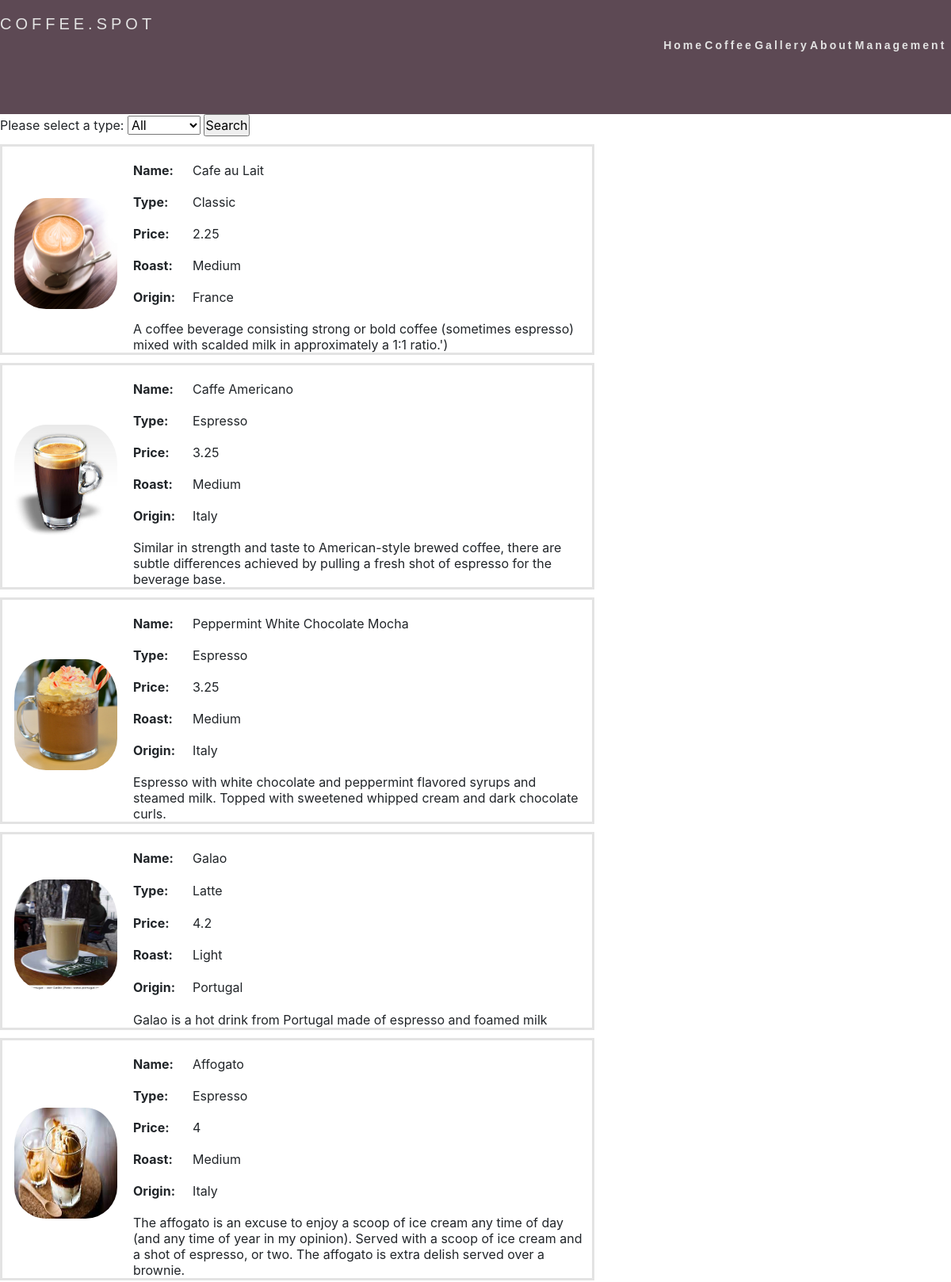
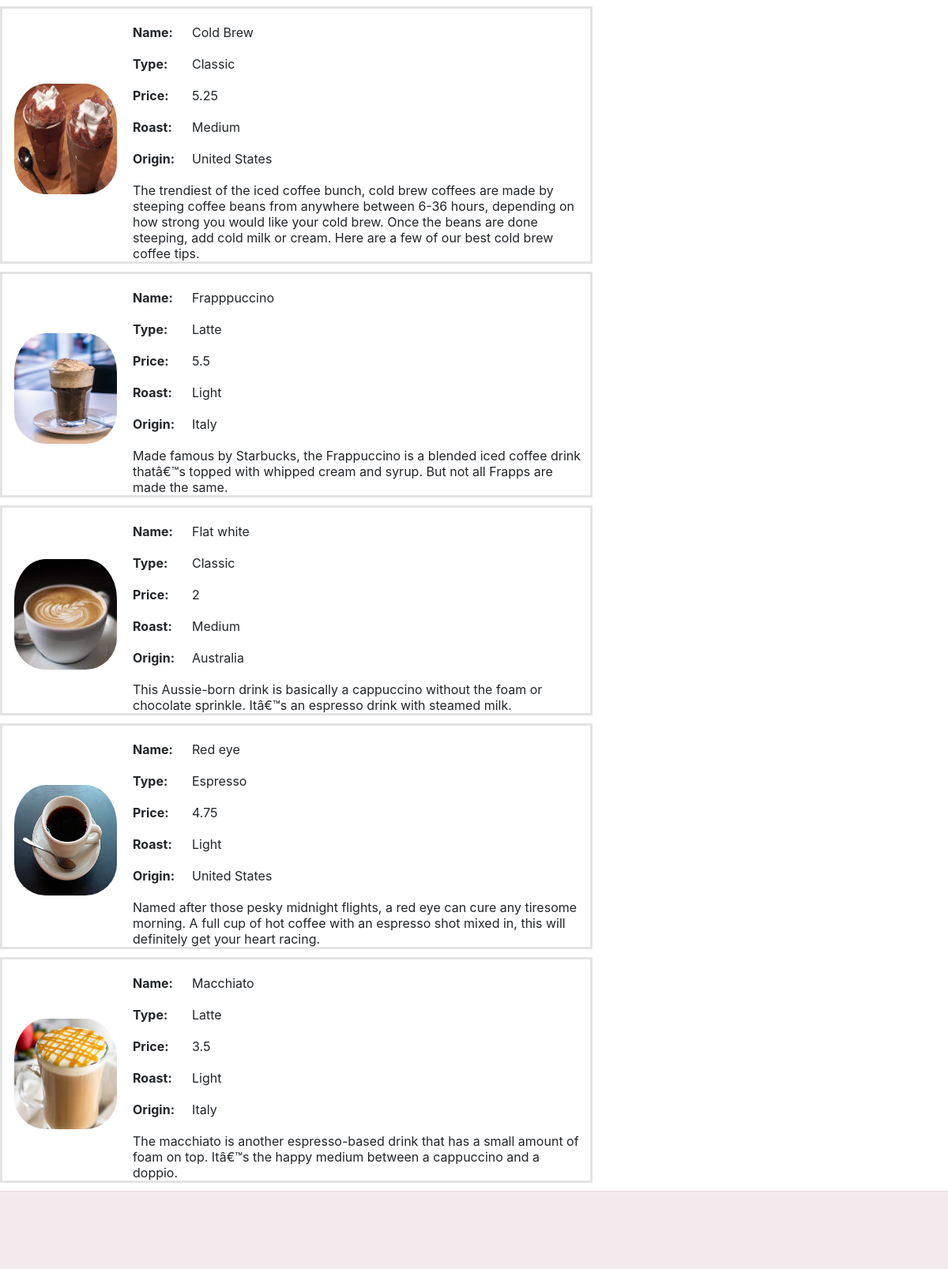
/Coffee.php (upper part), run on the app's committed database (2 pictures, top to bottom).
### tables this page shows
CREATE TABLE `coffee` (
  `id` int(11) NOT NULL,
  `name` varchar(255) DEFAULT NULL,
  `type` varchar(255) DEFAULT NULL,
  `price` double DEFAULT NULL,
  `roast` varchar(255) DEFAULT NULL,
  `country` varchar(255) DEFAULT NULL,
  `image` varchar(255) DEFAULT NULL,
  `review` text DEFAULT NULL
);

### Coffee.php (called while the page is built, shortened)
<?php
require 'CoffeeController.php';
$coffeeController = new CoffeeController();
if(isset($_POST['types']))
{
    $coffeeTables = $coffeeController->CreateCoffeeTables($_POST['types']);
}
else
{
    $coffeeTables = $coffeeController->CreateCoffeeTables('%');
}
$content = $coffeeController->CreateCoffeeDropdownList(). $coffeeTables;
include 'template.php';
?>

### Credentials.php (called while the page is built, shortened)
<?php
$database = "coffeedb";

### CoffeeModel.php (called while the page is built, shortened)
<?php
require ("CoffeeEntity.php");
class CoffeeModel {
    function GetCoffeeTypes() {
        require 'Credentials.php';
        $link=mysqli_connect($host, $user, $passwd) or die(mysqli_error());
        mysqli_select_db($link,$database);
        $result = mysqli_query($link,"SELECT DISTINCT type FROM coffee") or die(mysqli_error($link));
        $types = array();
        while ($row = mysqli_fetch_array($result)) {
            array_push($types, $row[0]);
        }
        return $types;
    }
    function GetCoffeeByType($type) {
        require 'Credentials.php';
        $link=mysqli_connect($host, $user, $passwd) or die(mysqli_error());
        mysqli_select_db($link,$database);
        $query = "SELECT * FROM coffee WHERE type LIKE '$type'";
        $result = mysqli_query($link,$query) or die(mysqli_error($link));
        $coffeeArray = array();
        while ($row = mysqli_fetch_array($result)) {
            $id=$row[0];
            $name = $row[1];
            $type = $row[2];
            $price = $row[3];
            $roast = $row[4];
            $country = $row[5];
            $image = $row[6];
            $review = $row[7];
            $coffee = new CoffeeEntity($id, $name, $type, $price, $roast, $country, $image, $review);
            array_push($coffeeArray, $coffee);
        }
        return $coffeeArray;
    }
}

### CoffeeEntity.php (called while the page is built, shortened)
<?php
class coffeeEntity
{
    public function __construct($id, $name, $type, $price, $roast, $country, $image, $review)
    {
        $this->name = $name;
        $this->type = $type;
        $this->price = $price;
        $this->roast = $roast;
        $this->country = $country;
        $this->image = $image;
        $this->review = $review;
    }
}

### CoffeeController.php (the view, shortened to what this page needs)
<?php
require ("CoffeeModel.php");
class CoffeeController {
    function CreateCoffeeDropdownList() {
        $coffeeModel = new CoffeeModel();
        $result = "<form action = '' method = 'post' width = '200px'>
                    Please select a type:
                    <select name = 'types' >
                        <option value = '%' >All</option>
                        " . $this->CreateOptionValues($coffeeModel->GetCoffeeTypes()) .
            "</select>
                     <input type = 'submit' value = 'Search' />
                    </form>";
        return $result;
    }
    function CreateOptionValues(array $valueArray) {
        $result = "";
        foreach ($valueArray as $value) {
            $result = $result . "<option value='$value'>$value</option>";
        }
        return $result;
    }
    function CreateCoffeeTables($types)
    {
        $coffeeModel = new CoffeeModel();
        $coffeeArray = $coffeeModel->GetCoffeeByType($types);
        $result = "";
        foreach ($coffeeArray as $key => $coffee)
        {
            $result = $result .
                "<table class = 'coffeeTable  '>
                        <tr>
                            <th rowspan='6' width = '150px' ><img runat = 'server' src = '$coffee->image' /></th>
                            <th width = '75px' >Name: </th>
                            <td>$coffee->name</td>
                        </tr>
                        <tr>
                            <th>Type: </th>
                            <td>$coffee->type</td>
                        </tr>
                        <tr>
                            <th>Price: </th>
                            <td>$coffee->price</td>
                        </tr>
                        <tr>
                            <th>Roast: </th>
                            <td>$coffee->roast</td>
                        </tr>
                        <tr>
                            <th>Origin: </th>
                            <td>$coffee->country</td>
                        </tr>
                        <tr>
                            <td colspan='2' >$coffee->review</td>
                        </tr>
                     </table>";
        }
        return $result;
    }
}

### template.php (shortened to what this page needs)
<!doctype html>
<html lang="en">
<head>
    <link rel="stylesheet" href="styles.css">
    <link rel="stylesheet" href="bootstrap.min.css">
    <link rel="stylesheet" href="https://cdnjs.cloudflare.com/ajax/libs/font-awesome/4.7.0/css/font-awesome.min.css">
    <link rel="stylesheet" href="styles.css">
    <link rel="stylesheet" href="bootstrap.min.css">
    <link rel="stylesheet" href="https://cdnjs.cloudflare.com/ajax/libs/font-awesome/4.7.0/css/font-awesome.min.css">
    <link rel="stylesheet" href="https://cdnjs.cloudflare.com/ajax/libs/font-awesome/4.7.0/css/font-awesome.min.css">
</head>
<body>
    <nav>
        <div class="logo">Coffee.spot</div>
        <ul class="nav-links ">
            <li><a href="index.php">Home</a></li>
            <li><a href="Coffee.php">Coffee</a></li>
            <li><a href="Gallery.php">Gallery</a></li>
            <li><a href="About.php">About</a></li>
            <li><a href="Management.php">Management</a></li>
        </ul>
    </nav>
    <div class="content_area ">
        <?php echo $content; ?>
    </div>
    <footer id="footer" data-stellar-background-ratio="0.5" >
    </footer>
</body>
</html>

### styles.css (style rules this page uses)
* { margin: 0; padding: 0; box-sizing: border-box; }
nav { // position:fixed ; top: 0; width: 100%; display: flex; justify-content: space-around; align-items: center; min-height: 18vh; background-color: #5d4954; font-family: "Poppins", sans-serif; padding-right: 5px; }
.logo { color: rgb(226, 226, 226); text-transform: uppercase; letter-spacing: 5px; font-size: 20px; padding-top: 15px; align-items: baseline; }
.nav-links { display: flex; justify-content: space-around; width: 30%; float: right; align-items: baseline; }
.nav-links li { list-style: none; }
.nav-links a { color: rgb(226, 226, 226); text-decoration: none; letter-spacing: 3px; font-weight: bold; font-size: 14px; }
.content_area { padding-top: -15px; }
.coffeeTable { width: 750px; height: 250px; margin: 10px 10px 10px 0; border: 3px solid #E3E3E3; border-radius: 10px; moz-border-radius: 10px; }
.coffeeTable tr th, .coffeeTable tr td { text-align: left; padding: 20px 5px 0 5px; }
.coffeeTable img { padding: 0px 10px 10px 10px; height: 150px; width: 150px; -moz-border-radius: 50px; -webkit-border-radius: 50px; border-radius: 50px; }
* { margin:0px; padding: 0px; box-sizing: border-box; }
footer { border-top: 1px solid rgba(0,0,0,0.05); padding: 120px 0; padding-bottom: 80px; background-color: #f3eaee; padding-top: -10px; }

### data on the page
coffee: image (picture), name "Cafe au Lait", type "Classic", price "2.25", roast "Medium", country "France", review "A coffee beverage consisting strong or bold coffee (sometimes espresso) mixed with scalded milk in approximately a 1:1 ratio.')"
coffee: image (picture), name "Caffe Americano", type "Espresso", price "3.25", roast "Medium", country "Italy", review "Similar in strength and taste to American-style brewed coffee, there are subtle differences achieved by pulling a fresh shot of espresso for the beverage base."
coffee: image (picture), name "Peppermint White Chocolate Mocha", type "Espresso", price "3.25", roast "Medium", country "Italy", review "Espresso with white chocolate and peppermint flavored syrups and steamed milk. Topped with sweetened whipped cream and dark chocolate curls."
coffee: image (picture), name "Galao", type "Latte", price "4.2", roast "Light", country "Portugal", review "Galao is a hot drink from Portugal made of espresso and foamed milk"
coffee: image (picture), name "Affogato", type "Espresso", price "4", roast "Medium", country "Italy", review "The affogato is an excuse to enjoy a scoop of ice cream any time of day (and any time of year in my opinion). Served with a scoop of ice cream and a shot of espresso, or two. The affogato is extra delish served over a brownie."
coffee: image (picture), name "Cold Brew", type "Classic", price "5.25", roast "Medium", country "United States", review "The trendiest of the iced coffee bunch, cold brew coffees are made by steeping coffee beans from anywhere between 6-36 hours, depending on how strong you would like your cold brew. Once the beans are done steeping, add cold milk or cream. Here are a few of our best cold brew coffee tips."
coffee: image (picture), name "Frapppuccino", type "Latte", price "5.5", roast "Light", country "Italy", review "Made famous by Starbucks, the Frappuccino is a blended iced coffee drink thatâ€™s topped with whipped cream and syrup. But not all Frapps are made the same."
coffee: image (picture), name "Flat white", type "Classic", price "2", roast "Medium", country "Australia", review "This Aussie-born drink is basically a cappuccino without the foam or chocolate sprinkle. Itâ€™s an espresso drink with steamed milk."
coffee: image (picture), name "Red eye", type "Espresso", price "4.75", roast "Light", country "United States", review "Named after those pesky midnight flights, a red eye can cure any tiresome morning. A full cup of hot coffee with an espresso shot mixed in, this will definitely get your heart racing."
coffee: image (picture), name "Macchiato", type "Latte", price "3.5", roast "Light", country "Italy", review "The macchiato is another espresso-based drink that has a small amount of foam on top. Itâ€™s the happy medium between a cappuccino and a doppio."
